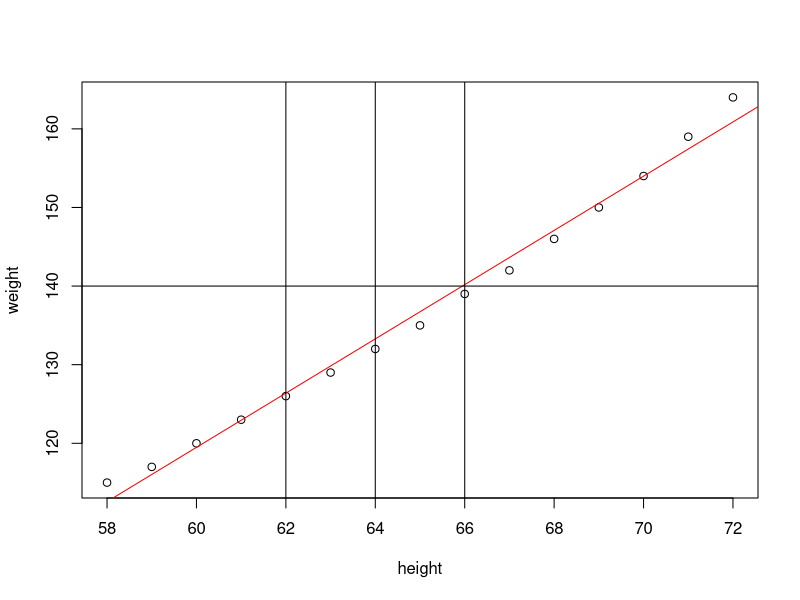

This chart was generated by the following R code:
# Linear Regression
# myfit = lm(formula,data)
data(women) # load women data set
women
?women # weight depends on height
# height (in)
# weight (lbs)
attach(women)
cov(height,weight)
cor(height,weight)
(weight.lm = lm(weight ~ height ,data=women))
summary(weight.lm)
plot(height,weight)
abline(weight.lm,col='red')
abline(v=c(62,64,66))
abline(h=140)
fitted(weight.lm)
weight.lm2 = lm(weight~height + I(height^2),data=women)
weight.lm2
